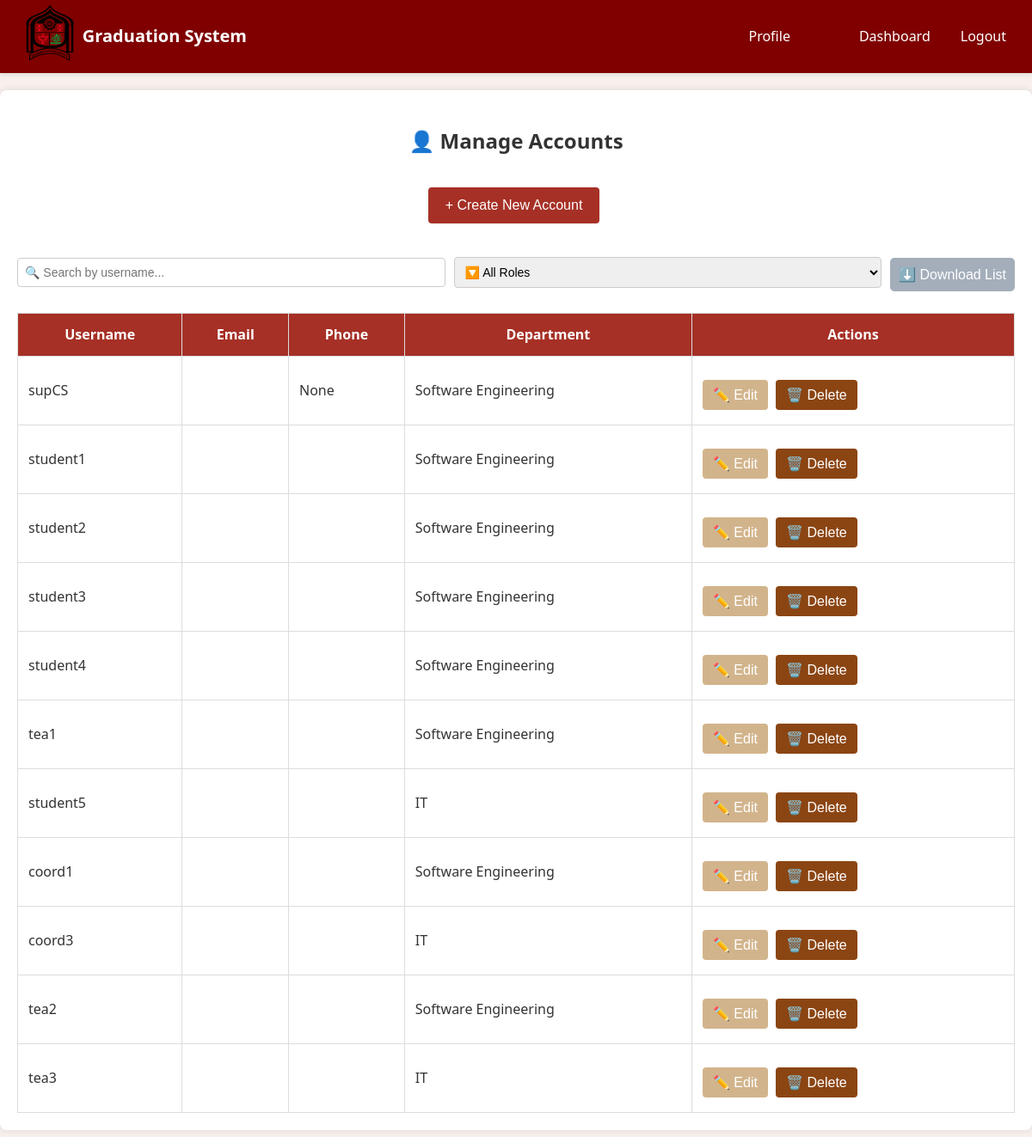
Page /api/users/manage-accounts/ (signed in) on the committed database.
### users/models.py (models this page shows, shortened)
class User(AbstractUser):
    phone_number = models.CharField(max_length=15, blank=True, null=True)
    department = models.ForeignKey(
        Department,
        on_delete=models.CASCADE,
        related_name='users',
        null=True,
        blank=True
    )

### university/models.py (models this page shows, shortened)
class Department(models.Model):
    college = models.ForeignKey(College, on_delete=models.CASCADE, related_name='departments')
    name = models.CharField(max_length=200)

### users/views.py (the view, shortened to what this page needs)
# urls.py: path("manage-accounts/", views.ManageAccountsView.as_view(), name="manage-accounts"),
class ManageAccountsView(APIView):
    permission_classes = [IsAuthenticated]
    def get(self, request):
        user = request.user
        if user.is_superuser and user.is_staff:
            users = User.objects.filter(is_superuser=False)
            departments = Department.objects.all()
        elif hasattr(user, "coordinator"):
            users = User.objects.filter(
                is_superuser=False,
                department=user.department
            ).exclude(id__in=Coordinator.objects.values_list("id", flat=True))
            departments = [user.department]
        else:
            return Response({"error": "Access denied."}, status=403)
        return render(request, "coordinator/manage_accounts.html", {
            "users": users,
            "departments": departments,
            "is_super": (hasattr(user, "coordinator") and user.coordinator.is_super) or user.is_superuser
        })

### notifications/context_processors.py (called while the page is built)
def unread_notifications_count(request):
    if request.user.is_authenticated:
        count = Notification.objects.filter(recipient=request.user, read=False).count()
        return {'unread_notifications_count': count}
    return {'unread_notifications_count': 0}

### templates/coordinator/manage_accounts.html (shortened to what this page needs)
{% extends "base.html" %}
{% load static i18n %}
{% block head %}
<link rel="stylesheet" href="{% static 'css/coordinator/manage_accounts.css' %}">
{% endblock %}
{% block content %}
{% include "navbar.html" %}
<div class="container">
    <h2>👤 {% trans "Manage Accounts" %}</h2>
    <button id="create-user-btn" class="btn btn-primary">+ {% trans "Create New Account" %}</button>
<div class="search-filter-bar">
    <input type="text" id="search-input" placeholder="{% trans '🔍 Search by username...' %}" />
    <select id="role-filter">
        <option value="">{% trans "🔽 All Roles" %}</option>
    </select>
    <button id="download-btn" class="btn-download">⬇️ {% trans "Download List" %}</button>
</div>
    <table>
        <thead>
            <tr>
                <th>{% trans "Username" %}</th>
                <th>{% trans "Email" %}</th>
                <th>{% trans "Phone" %}</th>
                <th>{% trans "Department" %}</th>
                <th>{% trans "Actions" %}</th>
            </tr>
        </thead>
        <tbody>
            {% for user in users %}
            <tr>
                <td>{{ user.username }}</td>
                <td>{{ user.email }}</td>
                <td>{{ user.phone_number }}</td>
                <td>{{ user.department.name }}</td>
                <td>
                    <button class="edit-btn btn-edit"
                        data-id="{{ user.id }}"
                        data-role="{% if user.student %}student{% elif user.coordinator %}{% if user.coordinator.is_super %}coordinator{% else %}coordinator{% endif %}{% else %}user{% endif %}"
                        data-username="{{ user.username }}"
                        data-first_name="{{ user.first_name }}"
                        data-last_name="{{ user.last_name }}"
                        data-email="{{ user.email }}"
                        data-phone="{{ user.phone_number }}"
                        data-department="{{ user.department.id }}"
                        {% if user.student %}
                            data-student_id="{{ user.student.student_id }}"
                            data-sitting_number="{{ user.student.sitting_number }}"
                        {% endif %}>
                        ✏️ {% trans "Edit" %}
                    </button>
                    <button class="delete-btn btn-delete" data-id="{{ user.id }}">
                        🗑️ {% trans "Delete" %}
                    </button>
                </td>
            </tr>
            {% empty %}
            <tr>
                <td colspan="5">{% trans "No users found." %}</td>
            </tr>
            {% endfor %}
        </tbody>
    </table>
</div>
{% endblock %}

### static/css/style.css (style rules this page uses)
body { font-family: 'Segoe UI', Tahoma, Geneva, Verdana, sans-serif; margin: 0px; padding: 0; background-color: #f7f0ed; color: #333; line-height: 1.6; }
:root { --button-color: #a63026; --button-hover-color: #681e18; --button-text-color: white; --button-disabled-color: #cccccc; }
button { background-color: var(--button-color); color: var(--button-text-color); padding: 10px 20px; border: none; border-radius: 5px; font-size: 16px; cursor: pointer; transition: background-color 0.3s ease; margin: 5px 0; }
.btn-primary { background-color: #a63026; color: white; }
.btn-edit { background-color: #d2b48c; color: white; }
.btn-delete { background-color: #8b4513; color: white; }
.btn-download { background-color: #a3aeba; color: white; }

### static/css/coordinator/manage_accounts.css (style rules this page uses)
.container { max-width: 1300px; margin: 20px auto; padding: 20px; background: white; border-radius: 8px; box-shadow: 0 0 10px rgba(0, 0, 0, 0.1); text-align: center; }
h2 { color: #333; margin-bottom: 20px; }
table { width: 100%; border-collapse: collapse; margin-top: 20px; }
table, th, td { border: 1px solid #ddd; }
th, td { padding: 12px; text-align: left; }
th { background: #a63026; color: white; text-align: center; }
td { background: #fff; }
.edit-btn, .delete-btn, .btn { text-decoration: none; padding: 8px 12px; border-radius: 4px; margin-right: 5px; transition: 0.3s ease-in-out; display: inline-block; cursor: pointer; }
.btn-primary { padding: 12px 20px; }
.search-filter-bar { display: flex; gap: 10px; margin: 20px 0; align-items: center; }
#search-input, #role-filter { padding: 8px; font-size: 14px; border-radius: 4px; border: 1px solid #ccc; flex: 1; }
input, select { padding: 10px; margin-top: 5px; border: 1px solid #ccc; border-radius: 5px; width: 95%; }
button { color: white; padding: 10px; border: none; border-radius: 5px; cursor: pointer; margin-top: 15px; }

### rows in the picture
User: username "supCS", phone_number "None", department.name "Software Engineering"
User: username "student1", department.name "Software Engineering"
User: username "student2", department.name "Software Engineering"
User: username "student3", department.name "Software Engineering"
User: username "student4", department.name "Software Engineering"
User: username "tea1", department.name "Software Engineering"
User: username "student5", department.name "IT"
User: username "coord1", department.name "Software Engineering"
User: username "coord3", department.name "IT"
User: username "tea2", department.name "Software Engineering"
User: username "tea3", department.name "IT"
